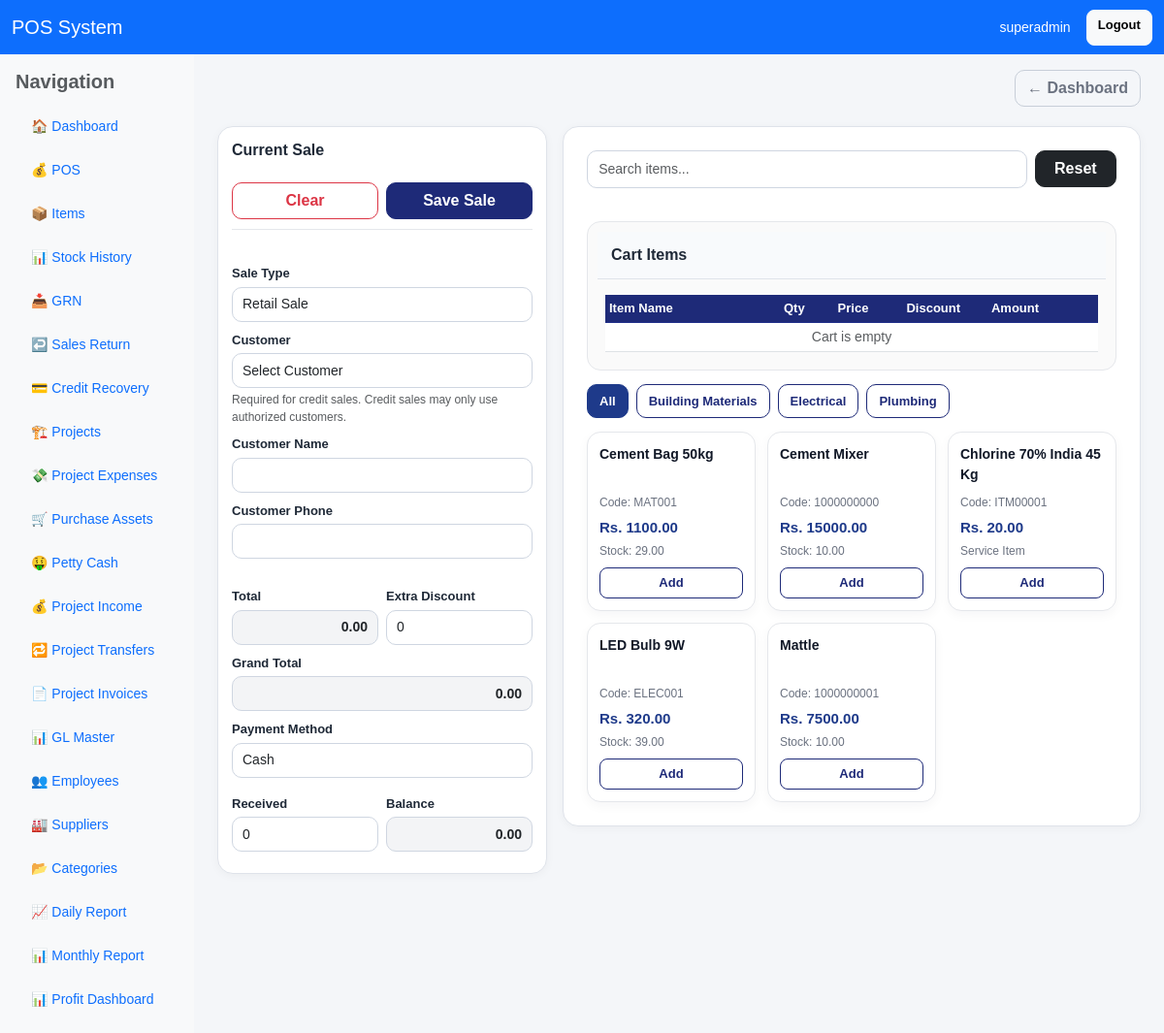
The app's page / (signed in) with its own data.
### pos/models.py (models this page shows, shortened)
class Category(models.Model):
    name = models.CharField(max_length=100, unique=True)
    description = models.TextField(blank=True, null=True)
    is_active = models.BooleanField(default=True)
    created_at = models.DateTimeField(auto_now_add=True)
    class Meta:
        ordering = ["name"]

class Item(models.Model):
    ITEM_TYPE_CHOICES = [
        ("retail", "Retail"),
        ("project", "Project"),
        ("service", "Service"),
    ]
    item_code = models.CharField(max_length=50, unique=True)
    name = models.CharField(max_length=255)
    category = models.ForeignKey(
        "Category",
        on_delete=models.SET_NULL,
        null=True,
        blank=True
    )
    supplier = models.ForeignKey(
        "Supplier",
        on_delete=models.SET_NULL,
        null=True,
        blank=True
    )
    unit = models.CharField(max_length=30, default="pcs")
    cost_price = models.DecimalField(max_digits=12, decimal_places=2, default=0)
    selling_price = models.DecimalField(max_digits=12, decimal_places=2, default=0)
    stock = models.DecimalField(max_digits=12, decimal_places=2, default=0)
    purchase_date = models.DateField(blank=True, null=True)
    item_type = models.CharField(max_length=20, choices=ITEM_TYPE_CHOICES, default="retail")
    is_service = models.BooleanField(default=False)
    allow_discount = models.BooleanField(default=True)
    max_discount_value = models.DecimalField(max_digits=12, decimal_places=2, default=0)
    reorder_level = models.DecimalField(max_digits=12, decimal_places=2, default=0)
    warranty_days = models.PositiveIntegerField(default=0)
    retail_gl_account = models.ForeignKey(
        "GLMaster",
        on_delete=models.SET_NULL,
        null=True,
        blank=True,
        related_name="retail_items"
    )
    cost_gl_account = models.ForeignKey(
        "GLMaster",
        on_delete=models.SET_NULL,
        null=True,
        blank=True,
        related_name="cost_items"
    )
    is_active = models.BooleanField(default=True)
    updated_by = models.ForeignKey(
        User,
        on_delete=models.SET_NULL,
        null=True,
        blank=True,
        related_name="updated_items"
    )
    created_at = models.DateTimeField(auto_now_add=True)
    class Meta:
        ordering = ["name"]

### pos/views.py (the view)
# urls.py: path('', views.pos_page, name='pos'),
@user_passes_test(can_use_pos)
def pos_page(request):
    query = request.GET.get("q", "").strip()
    items = Item.objects.filter(is_active=True).select_related("category").order_by("name")
    projects = Project.objects.filter(is_active=True).order_by("-id")
    categories = Category.objects.all().order_by("name")
    customers = Customer.objects.filter(is_active=True).order_by("name")
    if query:
        items = items.filter(
            Q(name__icontains=query) |
            Q(item_code__icontains=query) |
            Q(category__name__icontains=query)
        )
    return render(request, "pos/pos.html", {
        "items": items,
        "projects": projects,
        "categories": categories,
        "customers": customers,
        "query": query,
        "show_items": can_manage_items(request.user),
    })

### pos/views.py (called while the page is built)
def is_owner(user):
    return user.is_superuser or user.groups.filter(name__iexact="Owner").exists()

def can_use_pos(user):
    return is_owner(user) or is_cashier(user)

def can_manage_items(user):
    return is_owner(user) or is_manager(user) or is_clerk(user)

### pos/templates/pos/pos.html (shortened to what this page needs)
{% extends "base.html" %}
{% block content %}
<div class="pos-layout">
    <div class="pos-left-panel">
        <div class="card p-3 p-md-4 pos-panel-card">
            <div class="pos-panel-header">
                <h4 class="app-page-title mb-0">Current Sale</h4>
            </div>
            <div class="pos-sticky-actions">
                <button type="button" class="btn btn-outline-danger" onclick="clearCartAndForm()">
                    Clear
                </button>
                <button type="button" class="btn btn-primary" onclick="saveSale()">
                    Save Sale
                </button>
            </div>
            <div class="pos-form-area">
                <div class="mb-2">
                    <label class="form-label">Sale Type</label>
                    <select id="sale_type" class="form-select form-select-sm" onchange="toggleProjectField()">
                        <option value="retail">Retail Sale</option>
                    </select>
                </div>
                <div class="mb-2">
                    <label class="form-label">Customer</label>
                    <select id="customer_id" class="form-select form-select-sm" onchange="fillCustomerDetails()">
                        <option value="">Select Customer</option>
                    </select>
                    <small class="text-muted compact-note">Required for credit sales. Credit sales may only use authorized customers.</small>
                </div>
                <div class="mb-2">
                    <label class="form-label">Customer Name</label>
                    <input type="text" id="customer_name" class="form-control form-control-sm">
                </div>
                <div class="mb-2">
                    <label class="form-label">Customer Phone</label>
                    <input type="text" id="customer_phone" class="form-control form-control-sm">
                </div>
            </div>
            <div class="pos-summary-box">
                <div class="row g-2">
                    <div class="col-6">
                        <label class="form-label">Total</label>
                        <input type="text" id="total" class="form-control form-control-sm readonly-box text-money" value="0.00" readonly>
                    </div>
                    <div class="col-6">
                        <label class="form-label">Extra Discount</label>
                        <input type="number" step="0.01" id="discount" class="form-control form-control-sm" value="0" oninput="updateTotals()">
                    </div>
                </div>
                <div class="mt-2">
                    <label class="form-label">Grand Total</label>
                    <input type="text" id="grand_total" class="form-control form-control-sm readonly-box text-money" value="0.00" readonly>
                </div>
                <div class="mt-2">
                    <label class="form-label">Payment Method</label>
                    <select id="payment_method" class="form-select form-select-sm" onchange="togglePaymentFields()">
                        <option value="cash">Cash</option>
                    </select>
                </div>
                <div class="row g-2 mt-1" id="cash_fields">
                    <div class="col-6">
                        <label class="form-label">Received</label>
                        <input type="number" step="0.01" id="received" class="form-control form-control-sm" value="0" oninput="updateBalance()">
                    </div>
                    <div class="col-6">
                        <label class="form-label">Balance</label>
                        <input type="text" id="balance" class="form-control form-control-sm readonly-box text-money" value="0.00" readonly>
                    </div>
                </div>
            </div>
        </div>
    </div>
    <div class="pos-right-panel">
        <div class="card p-3 p-md-4 pos-right-card">
            <div class="row g-2 mb-3">
                <div class="col-md-10">
                    <input type="text" id="itemSearch" class="form-control" placeholder="Search items..." onkeyup="filterItems()">
                </div>
                <div class="col-md-2">
                    <button type="button" class="btn btn-dark w-100" onclick="resetItemFilters()">Reset</button>
                </div>
            </div>
            <div class="pos-cart-box">
                <div class="pos-cart-title">Cart Items</div>
                <div class="pos-cart-scroll">
                    <table class="table table-sm align-middle mb-0">
                        <thead>
                            <tr>
                                <th style="min-width:180px;">Item Name</th>
                                <th style="width:80px;">Qty</th>
                                <th style="width:100px;">Price</th>
                                <th style="width:110px;">Discount</th>
                                <th style="width:100px;">Amount</th>
                                <th style="width:60px;"></th>
                            </tr>
                        </thead>
                        <tbody id="cartBody">
                            <tr>
                                <td colspan="6" class="text-center text-muted">Cart is empty</td>
                            </tr>
                        </tbody>
                    </table>
                </div>
            </div>
            <div class="pos-category-bar">
                <button type="button" class="btn btn-primary btn-sm category-btn active" onclick="filterByCategory('all', this)">
                    All
                </button>
                {% for category in categories %}
                <button type="button"
                        class="btn btn-outline-primary btn-sm category-btn"
                        onclick="filterByCategory('{{ category.name|lower|escapejs }}', this)">
                    {{ category.name }}
                </button>
                {% endfor %}
            </div>
            <div class="pos-items-grid" id="itemsGrid">
                {% for item in items %}
                <div class="pos-item-card"
                     data-name="{{ item.name|lower }}"
                     data-code="{{ item.item_code|lower }}"
                     data-category="{% if item.category %}{{ item.category.name|lower }}{% else %}uncategorized{% endif %}">
                    <div class="pos-item-name">{{ item.name }}</div>
                    <div class="pos-item-meta">Code: {{ item.item_code }}</div>
                    <div class="pos-item-price">Rs. {{ item.selling_price }}</div>
                    <div class="pos-item-stock">
                        {% if item.is_service %}
                            Service Item
                        {% else %}
                            Stock: {{ item.stock }}
                        {% endif %}
                    </div>
                    {% if not item.is_service and item.stock <= 0 %}
                    <button type="button" class="btn btn-outline-danger btn-sm mt-2 w-100" disabled>
                        Out of Stock
                    </button>
                    {% else %}
                    <button type="button"
                            class="btn btn-outline-primary btn-sm mt-2 w-100 add-item-btn"
                            data-id="{{ item.id }}"
                            data-code="{{ item.item_code|escapejs }}"
                            data-name="{{ item.name|escapejs }}"
                            data-price="{{ item.selling_price }}"
                            data-maxdiscount="{{ item.max_discount_value|default:0 }}"
                            data-allowdiscount="{{ item.allow_discount|yesno:'true,false' }}"
                            data-stock="{{ item.stock|default:0 }}"
                            data-isservice="{{ item.is_service|yesno:'true,false' }}">
                        Add
                    </button>
                    {% endif %}
                </div>
                {% empty %}
                <div class="text-muted">No items found.</div>
                {% endfor %}
            </div>
        </div>
    </div>
</div>
{% endblock %}

### pos/templates/includes/navbar.html
<nav class="navbar navbar-expand-lg navbar-dark bg-primary">
    <div class="container-fluid">
        <a class="navbar-brand" href="{% url 'dashboard' %}">POS System</a>
        <div class="d-flex ms-auto">
            {% if request.user.is_authenticated %}
                <span class="navbar-text text-white me-3">
                    {{ request.user.username }}
                </span>
                <a href="{% url 'logout' %}" class="btn btn-light btn-sm">Logout</a>
            {% endif %}
        </div>
    </div>
</nav>

### pos/templates/pos/pos.html (style rules this page uses)
.pos-layout { display: grid; grid-template-columns: 340px 1fr; gap: 16px; align-items: start; }
.pos-panel-card, .pos-right-card { border-radius: 16px; border: 1px solid #dfe3ea; background: #ffffff; box-shadow: 0 2px 10px rgba(0, 0, 0, 0.04); }
.pos-panel-card { position: sticky; top: 10px; padding: 14px !important; }
.pos-panel-header { display: flex; align-items: center; justify-content: space-between; margin-bottom: 8px; }
.app-page-title { font-size: 16px; font-weight: 700; color: #1f2937; }
.pos-sticky-actions { display: grid; grid-template-columns: 1fr 1fr; gap: 8px; background: #fff; padding: 6px 0 10px 0; margin-bottom: 10px; border-bottom: 1px solid #e5e7eb; }
.pos-sticky-actions .btn { min-height: 38px; font-weight: 600; border-radius: 10px; padding: 6px 10px; }
.pos-form-area .form-label, .pos-summary-box .form-label { font-weight: 600; color: #1f2937; margin-bottom: 4px; font-size: 13px; }
.pos-form-area .mb-2, .pos-summary-box .mt-2, .pos-summary-box .mt-1 { margin-bottom: 8px !important; margin-top: 8px !important; }
.pos-form-area .form-control, .pos-form-area .form-select, .pos-summary-box .form-control, .pos-summary-box .form-select { min-height: 36px; padding: 6px 10px; font-size: 14px; border-radius: 10px; }
.readonly-box { background: #f3f4f6; }
.text-money { text-align: right; font-weight: 600; }
.compact-note { font-size: 12px; margin-top: 3px; display: block; }
.pos-cart-box { border: 1px solid #e5e7eb; border-radius: 14px; padding: 10px; margin-bottom: 14px; background: #fafafa; }
.pos-cart-title { font-size: 16px; font-weight: 700; margin-bottom: 8px; color: #1f2937; }
.pos-cart-scroll { max-height: 220px; overflow: auto; }
.pos-category-bar { display: flex; flex-wrap: wrap; gap: 8px; margin-bottom: 14px; }
.category-btn.active { background: #1e3a8a; color: #fff; border-color: #1e3a8a; }
.pos-items-grid { display: grid; grid-template-columns: repeat(auto-fill, minmax(170px, 1fr)); gap: 12px; }
.pos-item-card { border: 1px solid #e5e7eb; border-radius: 14px; padding: 12px; background: #fff; transition: 0.2s ease; }
.pos-item-name { font-size: 14px; font-weight: 700; color: #111827; margin-bottom: 3px; }
.pos-item-meta, .pos-item-stock { font-size: 12px; color: #6b7280; }
.pos-item-price { font-size: 15px; font-weight: 700; color: #1e3a8a; margin: 6px 0 3px; }

### records on screen
Category: name "Building Materials"
Category: name "Electrical"
Category: name "Plumbing"
Item: name "Cement Bag 50kg", item_code "MAT001", selling_price "1100.00", stock "29.00"
Item: name "Cement Mixer", item_code "1000000000", selling_price "15000.00", stock "10.00"
Item: name "Chlorine 70% India 45 Kg", item_code "ITM00001", selling_price "20.00", is_service "Service Item"
Item: name "LED Bulb 9W", item_code "ELEC001", selling_price "320.00", stock "39.00"
Item: name "Mattle", item_code "1000000001", selling_price "7500.00", stock "10.00"

### other values on screen
{{ request.user.username }} "superadmin"
